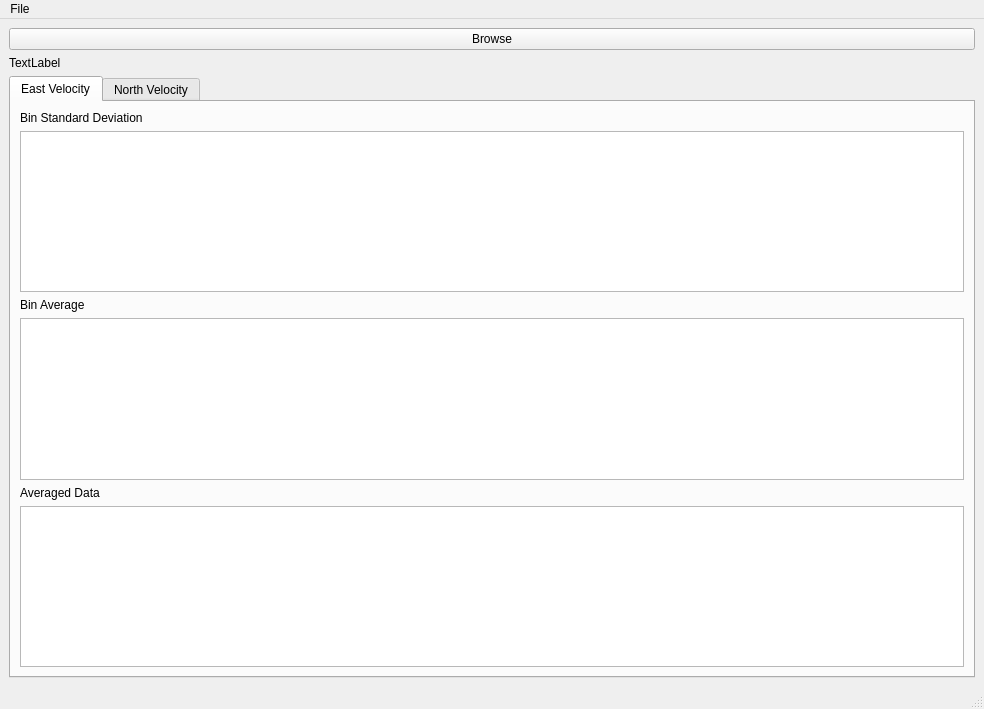
<?xml version="1.0" encoding="UTF-8"?>
<ui version="4.0">
 <class>AverageView</class>
 <widget class="QMainWindow" name="AverageView">
  <property name="geometry">
   <rect>
    <x>0</x>
    <y>0</y>
    <width>984</width>
    <height>709</height>
   </rect>
  </property>
  <property name="windowTitle">
   <string>MainWindow</string>
  </property>
  <widget class="QWidget" name="centralwidget">
   <layout class="QVBoxLayout" name="verticalLayout_2">
    <item>
     <widget class="QPushButton" name="browseButton">
      <property name="text">
       <string>Browse</string>
      </property>
     </widget>
    </item>
    <item>
     <widget class="QLabel" name="ensDescLabel">
      <property name="text">
       <string>TextLabel</string>
      </property>
      <property name="wordWrap">
       <bool>true</bool>
      </property>
     </widget>
    </item>
    <item>
     <widget class="QTabWidget" name="tabWidget">
      <property name="currentIndex">
       <number>0</number>
      </property>
      <widget class="QWidget" name="tab">
       <attribute name="title">
        <string>East Velocity</string>
       </attribute>
       <layout class="QGridLayout" name="gridLayout">
        <item row="0" column="0">
         <layout class="QVBoxLayout" name="verticalLayout_5">
          <item>
           <widget class="QLabel" name="label_3">
            <property name="text">
             <string>Bin Standard Deviation</string>
            </property>
           </widget>
          </item>
          <item>
           <widget class="QTableView" name="eastStdTableView"/>
          </item>
         </layout>
        </item>
        <item row="1" column="0">
         <layout class="QVBoxLayout" name="verticalLayout_4">
          <item>
           <widget class="QLabel" name="label_2">
            <property name="text">
             <string>Bin Average</string>
            </property>
           </widget>
          </item>
          <item>
           <widget class="QTableView" name="eastAvgTableView"/>
          </item>
         </layout>
        </item>
        <item row="2" column="0">
         <layout class="QVBoxLayout" name="verticalLayout">
          <item>
           <widget class="QLabel" name="label">
            <property name="text">
             <string>Averaged Data</string>
            </property>
           </widget>
          </item>
          <item>
           <widget class="QTableView" name="eastTableView"/>
          </item>
         </layout>
        </item>
       </layout>
      </widget>
      <widget class="QWidget" name="tab_2">
       <attribute name="title">
        <string>North Velocity</string>
       </attribute>
       <layout class="QVBoxLayout" name="verticalLayout_3">
        <item>
         <widget class="QTableView" name="northTableView"/>
        </item>
       </layout>
      </widget>
     </widget>
    </item>
   </layout>
  </widget>
  <widget class="QMenuBar" name="menubar">
   <property name="geometry">
    <rect>
     <x>0</x>
     <y>0</y>
     <width>984</width>
     <height>21</height>
    </rect>
   </property>
   <widget class="QMenu" name="menuFile">
    <property name="title">
     <string>File</string>
    </property>
    <addaction name="actionSelect_Files"/>
   </widget>
   <addaction name="menuFile"/>
  </widget>
  <widget class="QStatusBar" name="statusbar"/>
  <action name="actionSelect_Files">
   <property name="text">
    <string>Select Files</string>
   </property>
  </action>
 </widget>
 <resources/>
 <connections/>
</ui>
